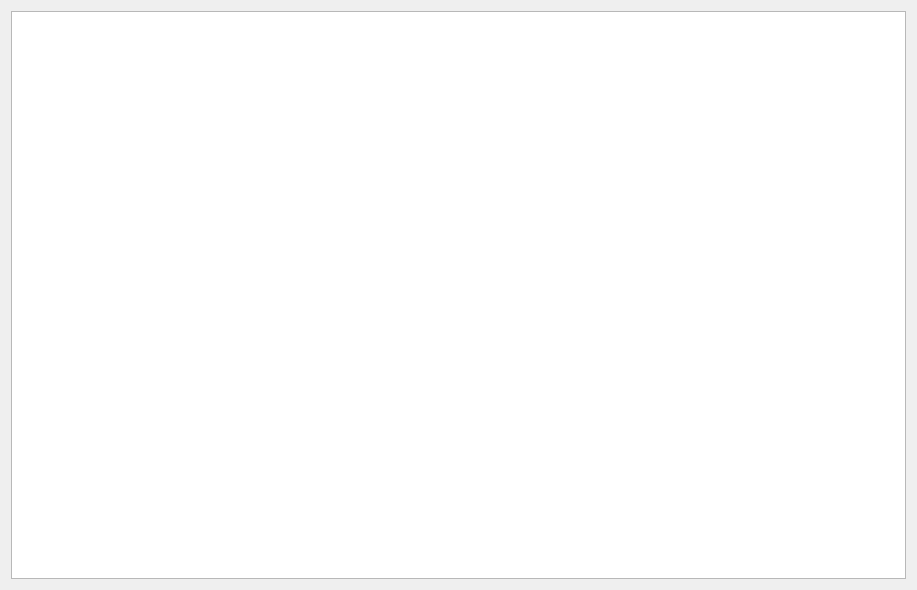
<?xml version="1.0" encoding="UTF-8"?>
<ui version="4.0">
 <class>DiagramView</class>
 <widget class="QWidget" name="DiagramView">
  <property name="geometry">
   <rect>
    <x>0</x>
    <y>0</y>
    <width>917</width>
    <height>590</height>
   </rect>
  </property>
  <property name="font">
   <font>
    <family>Consolas</family>
    <pointsize>12</pointsize>
   </font>
  </property>
  <property name="windowTitle">
   <string>Form</string>
  </property>
  <layout class="QGridLayout" name="gridLayout">
   <item row="0" column="0">
    <widget class="QGraphicsView" name="graphicsView"/>
   </item>
  </layout>
 </widget>
 <resources/>
 <connections/>
</ui>
